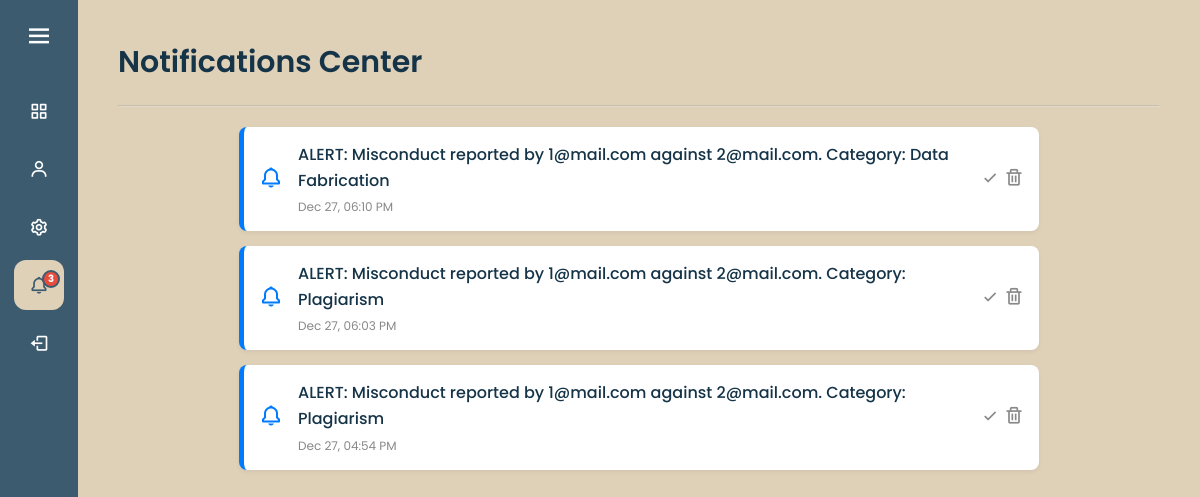
/notifications.php (signed in), run on an earlier commit of the app's database.
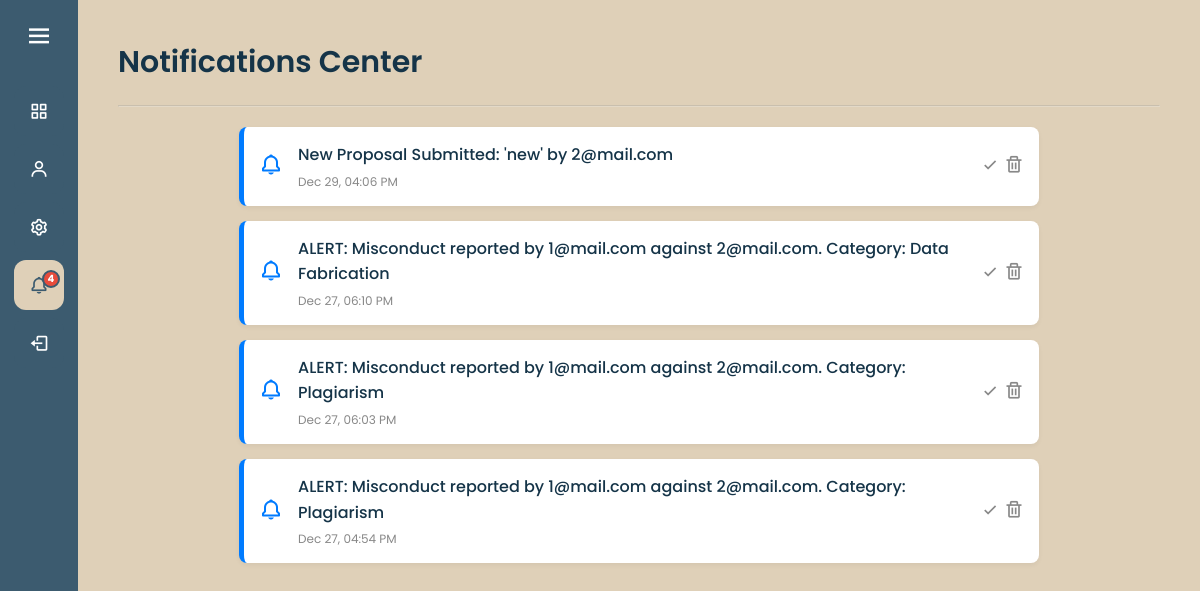
And on a later commit of the database.
### tables this page shows
CREATE TABLE `notifications` (
  `id` int(11) NOT NULL,
  `user_email` varchar(255) NOT NULL,
  `message` text NOT NULL,
  `is_read` tinyint(1) DEFAULT 0,
  `created_at` timestamp NOT NULL DEFAULT current_timestamp(),
  `type` enum('info','alert','success','warning') DEFAULT 'info'
);

### notifications.php (the view, shortened to what this page needs)
<?php
require 'config.php';
$email = $_SESSION['email'];
$stmt = $conn->prepare("SELECT * FROM notifications WHERE user_email = ? ORDER BY created_at DESC");
$stmt->bind_param("s", $email);
$stmt->execute();
$result = $stmt->get_result();
?>
<!DOCTYPE html>
<html lang="en">
<head>
    <link rel="stylesheet" href="style.css">
    <link href="https://unpkg.com/boxicons@2.1.4/css/boxicons.min.css" rel="stylesheet">
</head>
<body>
    <?php include 'sidebar.php'; ?>
    <section class="home-section">
        <div class="welcome-text">Notifications Center</div>
        <hr style="opacity: 0.3; margin: 20px 0;">
        <div class="notif-container">
            <?php if ($result->num_rows > 0): ?>
                <?php while ($row = $result->fetch_assoc()): ?>
                    <?php
                        $is_appeal = stripos($row['message'], 'appeal') !== false;
                        $card_class = $is_appeal ? 'appeal' : '';
                        $icon = $is_appeal ? 'bx-error-circle' : 'bx-bell';
                    ?>
                    <div class="notif-card <?= $card_class ?>">
                        <div class="notif-icon">
                            <i class='bx <?= $icon ?>'></i>
                        </div>
                        <div class="notif-content">
                            <p class="notif-msg"><?= htmlspecialchars($row['message']) ?></p>
                            <span class="notif-time">
                                <?= date('M d, h:i A', strtotime($row['created_at'])) ?>
                            </span>
                        </div>
                        <div class="notif-actions">
                            <form method="POST">
                                <?php if ($row['is_read'] == 0): ?>
                                    <button type="submit" name="mark_read" class="btn-icon" title="Mark as Read">
                                        <i class='bx bx-check'></i>
                                    </button>
                                <?php endif; ?>
                                <button type="submit" name="delete_notif" class="btn-icon delete" title="Delete">
                                    <i class='bx bx-trash'></i>
                                </button>
                            </form>
                        </div>
                    </div>
                <?php endwhile; ?>
            <?php endif; ?>
        </div>
    </section>
</body>
</html>

### sidebar.php (shortened to what this page needs)
<?php
require_once 'config.php';
$current = basename($_SERVER['PHP_SELF']);
$dashboardLink = 'index.php';
if (isset($_SESSION['role'])) {
    switch ($_SESSION['role']) {
        case 'admin':
            $dashboardLink = 'admin_page.php';
            break;
    }
}
$unread_count = 0;
if (isset($_SESSION['email']) && isset($conn)) {
    $n_stmt = $conn->prepare("SELECT COUNT(*) as count FROM notifications WHERE user_email = ? AND is_read = 0");
    $n_stmt->bind_param("s", $_SESSION['email']);
    $n_stmt->execute();
    $unread_count = $n_stmt->get_result()->fetch_assoc()['count'];
}
?>
<div class="sidebar" id="sidebar">
    <div class="logo-details">
        <i class='bx bx-menu' id="btn" onclick="toggleSidebar()"></i>
    </div>
    <ul class="nav-list">
        <li>
            <a href="<?= $dashboardLink ?>" class="<?= $current == $dashboardLink ? 'active' : '' ?>">
                <i class='bx bx-grid-alt'></i>
            </a>
        </li>
        <li>
            <a href="profile.php" class="<?= $current == 'profile.php' ? 'active' : '' ?>">
                <i class='bx bx-user'></i>
            </a>
        </li>
        <li>
            <a href="settings.php" class="<?= $current == 'settings.php' ? 'active' : '' ?>">
                <i class='bx bx-cog'></i>
            </a>
        </li>
        <li>
            <a href="notifications.php" class="<?= $current == 'notifications.php' ? 'active' : '' ?>" style="position: relative;">
                <i class='bx bx-bell'></i>
                <?php if ($unread_count > 0): ?>
                    <span class="notif-badge"><?= $unread_count ?></span>
                <?php endif; ?>
            </a>
        </li>
        <li class="profile">
            <a href="logout.php">
                <i class='bx bx-log-out' id="log_out"></i>
            </a>
        </li>
    </ul>
</div>

### style.css (style rules this page uses)
* { margin: 0; padding: 0; box-sizing: border-box; font-family: "Poppins", sans-serif; }
body { background-color: #DFD0B8; }
.sidebar { position: fixed; left: 0; top: 0; height: 100%; width: 78px; background: #3C5B6F; padding: 6px 14px; z-index: 999; transition: all 0.5s ease; }
.sidebar .logo-details { height: 60px; display: flex; align-items: center; position: relative; }
.sidebar .logo-details i { color: #fff; font-size: 30px; margin-right: 15px; cursor: pointer; transition: all 0.5s ease; min-width: 50px; text-align: center; }
.sidebar .nav-list { margin-top: 20px; height: 100%; }
.sidebar li { position: relative; margin: 8px 0; list-style: none; }
.sidebar li a { display: flex; height: 100%; width: 100%; border-radius: 12px; align-items: center; text-decoration: none; transition: all 0.4s ease; background: #3C5B6F; }
.sidebar li a:hover, .sidebar li a.active { background: #DFD0B8; }
.sidebar li a i { color: #fff; height: 50px; min-width: 50px; font-size: 20px; text-align: center; line-height: 50px; }
.sidebar li a:hover i, .sidebar li a.active i { color: #3C5B6F; }
.home-section { position: relative; background-color: #DFD0B8; min-height: 100vh; top: 0; left: 78px; width: calc(100% - 78px); transition: all 0.5s ease; z-index: 1; padding: 40px; color: #153448; }
.home-section .welcome-text { color: #153448; font-size: 30px; font-weight: 600; margin-bottom: 10px; display: flex; align-items: center; gap: 10px; }
.home-section p, .home-section li, .home-section td, .home-section label { color: #153448; font-size: 16px; line-height: 1.6; }
.notif-container { max-width: 800px; margin: 0 auto; }
.notif-card { display: flex; background: #fff; border-radius: 8px; padding: 15px; margin-bottom: 15px; border-left: 5px solid #007bff; box-shadow: 0 2px 5px rgba(0,0,0,0.05); align-items: center; transition: transform 0.2s; }
.notif-icon { font-size: 24px; margin-right: 15px; color: #007bff; }
.notif-content { flex: 1; }
.notif-msg { margin: 0; font-size: 15px; color: #333; font-weight: 500; }
.notif-time { font-size: 12px; color: #888; display: block; margin-top: 5px; }
.notif-actions { display: flex; gap: 10px; }
.btn-icon { background: none; border: none; cursor: pointer; font-size: 20px; color: #888; transition: 0.3s; }
.notif-badge { position: absolute; top: 10px; left: 28px; height: 18px; width: 18px; background-color: #e74c3c; color: #fff; border-radius: 50%; font-size: 10px; font-weight: bold; display: flex; align-items: center; justify-content: center; z-index: 10; border: 2px solid #3C5B6F; animation: pulse-red 2s infinite; }

What changed in the data, as far as the page shows it:
added notifications: message "New Proposal Submitted: 'new' by 2@mail.com", created_at "Dec 29, 04:06 PM", is_read 0 (drawn)
Also different on the page:
$unread_count: "3" → "4"
